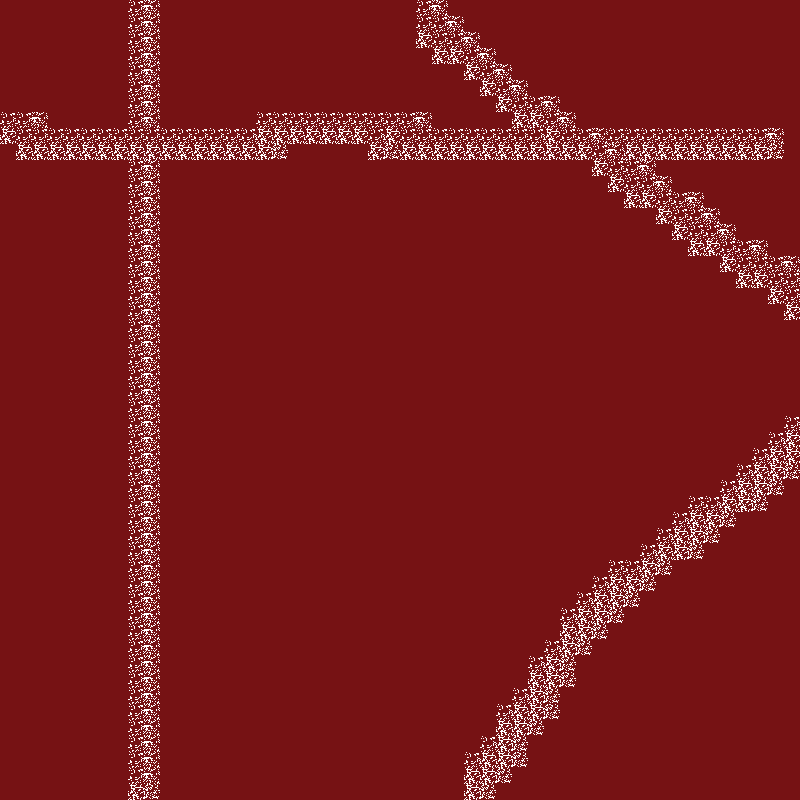

This is a level from a 2D game, rendered from its Tiled map with the project's own tilesets. A one-line summary and the map file follow, with tile-layer data summarised:
An orthogonal 50x50 tile map with 16x16 px tiles, 1 tile layer (Warstwa Kafelków 1).

<map version="1.0" orientation="orthogonal" renderorder="right-down" width="50" height="50" tilewidth="16" tileheight="16" nextobjectid="1">
 <tileset firstgid="1" name="Bez tytułu" tilewidth="16" tileheight="16" spacing="2" margin="1" tilecount="5088" columns="106">
  <image source="Bez tytułu.png" width="1914" height="867" />
 </tileset>
 <layer name="Warstwa Kafelków 1" width="50" height="50">
  <data>[2500 cells, 2500 non-empty, 10 distinct tile ids]</data>
 </layer>
</map>